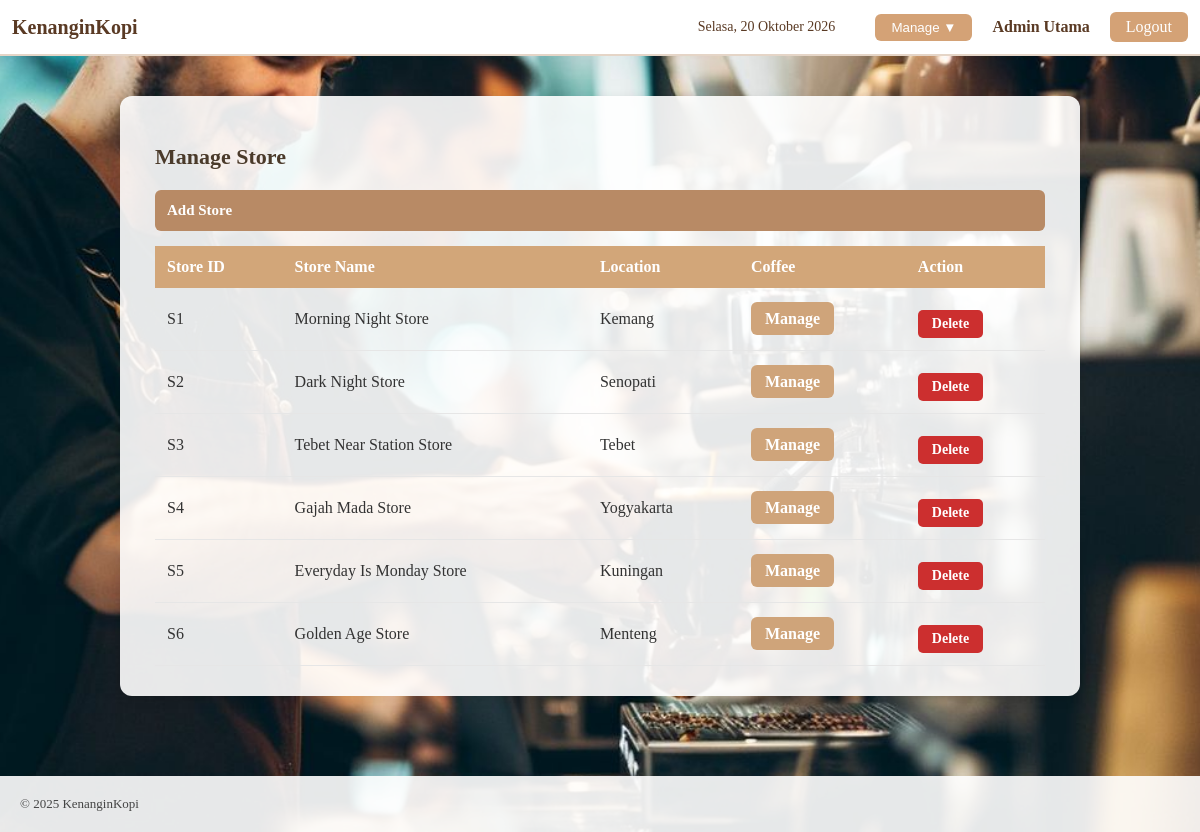
Page /manage_store.php (signed in) on the committed database.
### tables this page shows
CREATE TABLE Store (
    store_id INT AUTO_INCREMENT PRIMARY KEY,
    store_name VARCHAR(100) NOT NULL,
    store_location VARCHAR(50) NOT NULL
);

### manage_store.php (the view, shortened to what this page needs)
<?php
require "db.php";
$stores = $conn->query("SELECT * FROM Store ORDER BY store_id ASC");
?>
<!DOCTYPE html>
<html lang="en">
<head>
    <link rel="stylesheet" href="manage_store.css">
    <link rel="stylesheet" href="style.css">
</head>
<body>
<?php include "navbar.php"; ?>
<main class="page">
    <div class="store-container">
        <h2 class="title">Manage Store</h2>
        <a href="store_add.php" class="add-btn">Add Store</a>
        <table class="store-table">
            <thead>
                <tr>
                    <th>Store ID</th>
                    <th>Store Name</th>
                    <th>Location</th>
                    <th>Coffee</th>
                    <th>Action</th>
                </tr>
            </thead>
            <tbody>
                <?php while ($s = $stores->fetch_assoc()): ?>
                <tr>
                    <td>S<?= $s['store_id'] ?></td>
                    <td><?= htmlspecialchars($s['store_name']) ?></td>
                    <td><?= htmlspecialchars($s['store_location']) ?></td>
                    <td>
                        <a href="manage_coffee.php?store_id=<?= $s['store_id'] ?>" class="manage-btn">
                            Manage
                        </a>
                    </td>
                    <td>
                        <a href="manage_store.php?delete=<?= $s['store_id'] ?>"
                           onclick="return confirm('Delete this store?');"
                           class="delete-btn">
                           Delete
                        </a>
                    </td>
                </tr>
                <?php endwhile; ?>
            </tbody>
        </table>
    </div>
</main>
<footer>© 2025 KenanginKopi</footer>
</body>
</html>

### navbar.php (shortened to what this page needs)
<?php
$user = $_SESSION['user'] ?? null;
$role = $user['role'] ?? 'Guest';
$username = $user['full_name'] ?? null;
?>
<nav class="navbar-top">
    <a href="home.php" class="navbar-title">KenanginKopi</a>
    <div class="navbar-navigation">
        <div class="current-date"></div>
        <?php if ($role === 'Guest'): ?>
            <a href="login.php" class="btn-login">Login</a>
        <?php elseif ($role === 'Admin'): ?>
            <div class="dropdown">
                <button class="dropbtn">Manage ▼</button>
            </div>
            <a href="profile.php" class="username"><?= htmlspecialchars($username) ?></a>
            <a href="logout.php" class="btn-logout">Logout</a>
        <?php elseif ($role === 'User'): ?>
            <a href="profile.php" class="username"><?= htmlspecialchars($username) ?></a>
            <a href="logout.php" class="btn-logout">Logout</a>
        <?php endif; ?>
    </div>
</nav>

### manage_store.css (style rules this page uses)
.page { display: flex; justify-content: center; padding: 40px 0; }
.store-container { width: 80%; background-color: rgba(255, 255, 255, 0.90); padding: 30px 35px; border-radius: 12px; box-shadow: 0 3px 12px rgba(0,0,0,0.1); }
.title { font-size: 28px; font-weight: bold; margin-bottom: 20px; color: #4a3a2a; }
.add-btn { display: inline-block; background-color: #bd8f63; color: white; padding: 10px 20px; border-radius: 6px; text-decoration: none; font-weight: bold; margin-bottom: 20px; }
.store-table { width: 100%; border-collapse: collapse; }
.store-table th { background-color: #d2a679; padding: 12px; color: white; text-align: left; }
.store-table td { padding: 12px; border-bottom: 1px solid #e6e6e6; color: #333; }
.manage-btn { padding: 8px 14px; background-color: #cfa47a; color: white; border-radius: 6px; text-decoration: none; font-weight: bold; }
.delete-btn { padding: 8px 14px; background-color: #cc463e; color: white; border-radius: 6px; text-decoration: none; font-weight: bold; }
.page { display: flex; justify-content: center; padding-top: 50px; }
.title { font-size: 24px; margin-bottom: 20px; }
.add-btn { display: inline-block; background: #bd8a61; color: white; padding: 10px 25px; border-radius: 6px; text-decoration: none; margin-bottom: 15px; }
.delete-btn { background: #c0392b; color: white; padding: 6px 15px; text-decoration: none; border-radius: 5px; }

### style.css (style rules this page uses)
html, body { width: 100%; margin: 0; padding: 0; font-family: "Poppins", sans-serif; background-image: url('./kopi\ 2.jpg'); background-size: cover; background-position: center; background-attachment: fixed; }
.navbar-top { width: 100%; background-color: #ffffff; padding: 12px; display: flex; justify-content: space-between; align-items: center; border-bottom: 2px solid #e5d5c7; font-family: 'Georgia', serif; }
.navbar-title { font-size: 20px; font-weight: bold; color: #5a3a24; text-decoration: none; }
.navbar-navigation { display: flex; align-items: center; gap: 20px; }
.current-date { color: #5a3a24; font-size: 14px; margin-right: 20px; }
.btn-login, .btn-logout { background-color: #d4a276; color: white; padding: 6px 16px; border-radius: 6px; text-decoration: none; }
.username { color: #5a3a24; font-weight: bold; text-decoration: none; }
.dropdown { position: relative; }
.dropbtn { background-color: #d4a276; color: white; padding: 6px 16px; border: none; border-radius: 6px; cursor: pointer; }
.page { display: flex; justify-content: center; padding: 40px 0; }
.page { display: flex; justify-content: center; padding-top: 60px; padding-bottom: 60px; }
footer { margin-top: 40px; display: flex; text-align: center; padding: 20px; color: #444; font-size: 13px; background-color: rgba(255, 255, 255, 0.9); }
.add-btn { width: 100%; background-color: #b88a65; padding: 12px; border: none; color: white; border-radius: 6px; font-weight: bold; font-size: 15px; cursor: pointer; transition: 0.2s ease-in-out; }
.delete-btn { display: inline-block; background-color: #cc4c4c; color: white; padding: 8px 14px; border-radius: 6px; text-decoration: none; font-weight: bold; margin-top: 10px; }
.delete-btn { background-color: #c85252; padding: 6px 16px; border-radius: 6px; border: none; cursor: pointer; color: white; font-weight: 600; }
* { box-sizing: border-box; }
body { margin: 0; font-family: "Georgia", "Times New Roman", serif; background-image: url('assets/bg-coffee.jpg'); background-size: cover; background-position: center; color: #3f2f24; -webkit-font-smoothing: antialiased; -moz-osx-font-smoothing: grayscale; }
.page { display: flex; justify-content: center; padding-top: 40px; padding-bottom: 60px; }
body { margin: 0; font-family: Cambria, serif; background-image: url('bg_coffee.jpg'); background-size: cover; background-attachment: fixed; }
.page { display: flex; justify-content: center; padding-top: 130px; }
.title { font-size: 22px; margin-bottom: 20px; }
.delete-btn { background: #cc2f2f; color: white; padding: 6px 14px; text-decoration: none; border-radius: 5px; font-size: 14px; }

### rows in the picture
store: store_id "1", store_name "Morning Night Store", store_location "Kemang"
store: store_id "2", store_name "Dark Night Store", store_location "Senopati"
store: store_id "3", store_name "Tebet Near Station Store", store_location "Tebet"
store: store_id "4", store_name "Gajah Mada Store", store_location "Yogyakarta"
store: store_id "5", store_name "Everyday Is Monday Store", store_location "Kuningan"
store: store_id "6", store_name "Golden Age Store", store_location "Menteng"

### other values in the picture
$username "Admin Utama"
